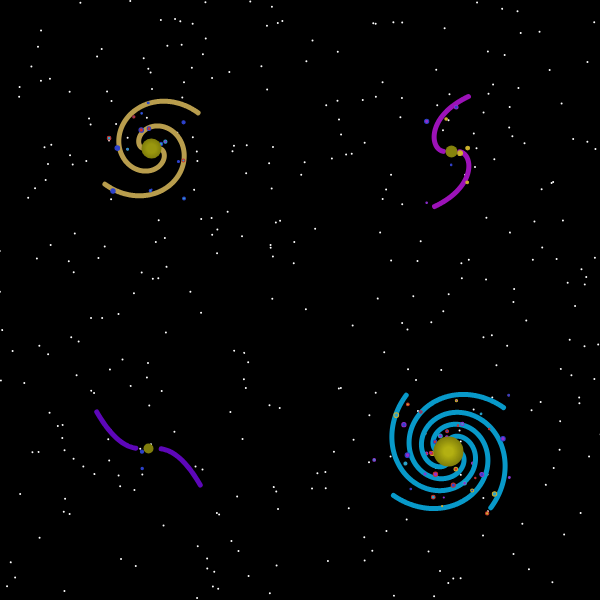
Frame 1 (no input)
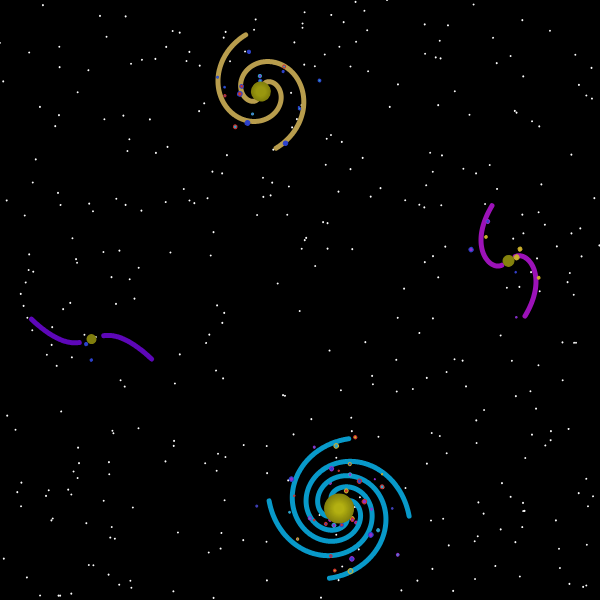
Frame 60 (no input)
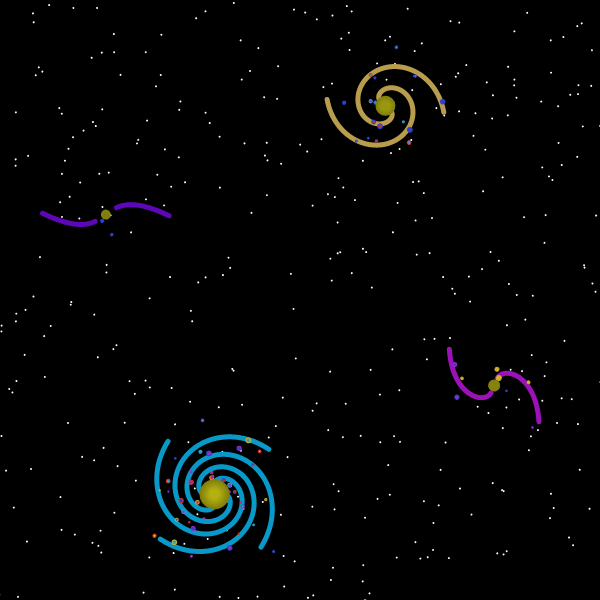
Frame 120 (the mouse pressed at the canvas centre since frame 60)

The p5.js sketch that drew these frames (run headless with seeded random() and noise() and a simulated clock; from frame 60 on, the mouse is pressed at the canvas centre):

// p5.js sketch
// ── sketch.js
/*
http://nexusbug.com/

STORY of ONE

EP 002: Galaxies
*/

let wW, wH, cW, cH;

let cnv;


let mwArm1; //milkyway arm 1
let mwArm2; //milkyway arm 2
let wp; //whirlpool
let ngc13;
let ngc47;

let space;

let rot = 0;



function preload() {

}

function setup() {
  calcCanvasSize();
  cnv = createCanvas(cW, cH);

  space = new Space(800);

  mwArm1 = new Galaxy(0.5, 0.5, 4, 30, 0.03, 0.9, 120);
  mwArm2 = new Galaxy(0.5, 0.5, 4, 20, 0.03, 0.9, 120);

  wp = new Galaxy(0.5, 0.5, 4, 20, 0.03, 0.9, 100);

  ngc13 = new Galaxy(0.3, 1, 2, 12, 0.03, 0.3, 130);

  ngc47 = new Galaxy(0.6, 3, 2, 10, 0.03, 0.1, 80);


}



function draw() {
  colorMode(HSB, 360, 100, 100);
  imageMode(CENTER);
  background(0);
  translate(cW / 2, cH / 2);
  rot = frameCount / 100;

  rotate(rot);

  push();
  translate(-cW / 2, -cH / 2);
  space.stars();
  pop();




  push();
  stroke(195, 96, 79);
  strokeWeight(5);
  noFill();
  translate(cW / 4, cH / 4);
  rotate(-5 * rot);
  push();
  mwArm1.disp();
  pop();
  rotate(1.60);
  push();
  mwArm2.disp();
  pop();
  mwArm1.center();
  pop();


  push();
  stroke(45, 58, 72);
  strokeWeight(5);
  noFill();
  translate(-cW / 4, -cH / 4);
  rotate(-3 * rot);
  push();
  wp.disp();
  pop();
  wp.center();
  pop();

  push();
  stroke(290, 90, 72);
  strokeWeight(5);
  noFill();
  translate(cW / 4, -cH / 4);
  rotate(-2 * rot);
  push();
  ngc13.disp();
  pop();
  ngc13.center();
  pop();

  push();
  stroke(269, 96, 72);
  strokeWeight(5);
  noFill();
  translate(-cW / 4, cH / 4);
  rotate(-1.5 * rot);
  push();
  ngc47.disp();
  pop();
  ngc47.center();
  pop();


}

class Galaxy {
  constructor(scale, b, n, con1, con2, con3, con4) {
    this.a = scale;
    this.b = b;
    this.n = n;
    this.c;
    this.r;

    this.con1 = con1;
    this.con2 = con2;
    this.con3 = con3;
    this.con4 = con4;
  }

  center() {
    let l = 50;
    for (let radius = this.con1; radius >= 10; radius -= 1) {
      noStroke();
      fill(59, 90, l);
      ellipse(0, 0, radius);
      l += 1;
    }
  }

  disp() {

    let arrcount;
    let arr1 = [];
    let arr2 = [];
    let v;

    let colors = [2, 50, 195, 232, 278];

    beginShape();
    for (let angle = this.con2; angle < this.con3 * TWO_PI; angle += 0.01) {
      this.c = log(this.b * tan(angle / (2 * this.n)));

      this.r = this.con4 * (this.a / this.c);

      let x = this.r * -cos(angle);
      let y = this.r * -sin(angle);

      vertex(x, y);
      v = createVector(x, y);
      arr1.push(v);
    }
    endShape();

    beginShape();
    for (let angle = this.con2; angle < this.con3 * TWO_PI; angle += 0.01) {
      this.c = log(this.b * tan(angle / (2 * this.n)));

      this.r = this.con4 * (this.a / this.c);

      let x = this.r * cos(angle);
      let y = this.r * -sin(-angle);

      arrcount = floor((angle * 100) - 3);

      vertex(x, y);
      v = createVector(x, y);
      arr2.push(v);
    }
    endShape();

    // Formula for adding solar systems around arms

    for (let i = 0; i < arrcount; i++) {
      strokeWeight(1);
      stroke(random(colors), 78, 80);
      fill(random(colors), 78, 80);
      ellipse(arr1[i].x + random(-20, 20), arr1[i].y + random(-20, 20), random(1, 5));
      ellipse(arr2[i].x + random(-20, 20), arr2[i].y + random(-20, 20), random(1, 5));
      i += 60;
    }

  }

}

class Space {

  constructor(count) {
    this.xp = cW / 2;
    this.yp = cH / 2;

    this.count = count;
  }

  stars() {
    noStroke();
    randomSeed(4);
    for (let i = 0; i < this.count; i++) {
      this.xp = random(-150, cW + 150);
      this.yp = random(-150, cW + 150);
      fill(random(360), 0, 100);
      ellipse(this.xp, this.yp, 2);
    }
  }

}


//template
function calcCanvasSize() {
  wW = windowWidth;
  wH = windowHeight;

  if (wW < wH) {
    wH = wW
  } else {
    wW = wH
  }

  cW = wW - 300;

  if (wW <= 700) {
    cW = 400;
  } else if (wW >= 900) {
    cW = 600;
  }
  cH = cW;
}

function windowResized() {
  calcCanvasSize();
  resizeCanvas(cW, cH);
}

/*
References

Attached pdf document

https://arxiv.org/pdf/0908.0892.pdf
*/
